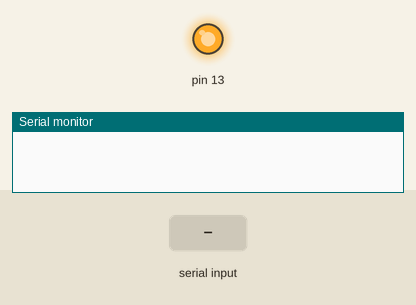
The sketch below on a simulated Arduino Uno, built with avr-gcc and run on an emulated ATmega328P. Parts: output pins drawn as LEDs (lit = HIGH), the last lines printed to the serial monitor. The inputs (shaded band) are chosen by the test bench.

Above: at 1.2 s.
1.3 s: "0" received over Serial
At 1.8 s:
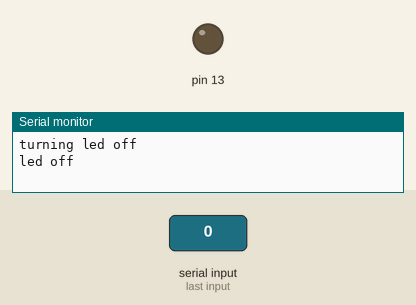
2.8 s: "1" received over Serial
At 4.2 s:
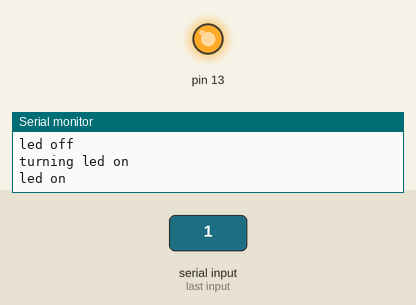
Timing chart, 0 to 5.8 s (numbered marks = the images above; inputs shaded):
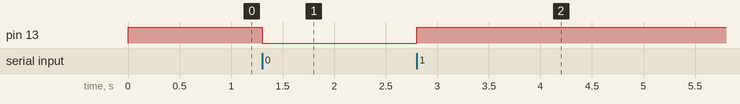

The sketch:

serialCommunication.ino
```cpp
int data = -1;
void setup() {
  pinMode(13, OUTPUT);
  Serial.begin(9600);
  digitalWrite(13, HIGH);
}
void loop() {
  if(Serial.available())
  {
    data=Serial.read();
    if(data=='1'){
      Serial.println("turning led on");
      digitalWrite(13, HIGH);
      Serial.println("led on");
      }
    else if(data=='0'){
      Serial.println("turning led off");
      digitalWrite(13, LOW);
      Serial.println("led off");
      }
    else{
      Serial.println("wrong command");
      }
  }
}
```

Measured:
- after the input at 1.3 s, pin 13: HIGH → LOW at once
- after the input at 2.8 s, pin 13: LOW → HIGH at once
